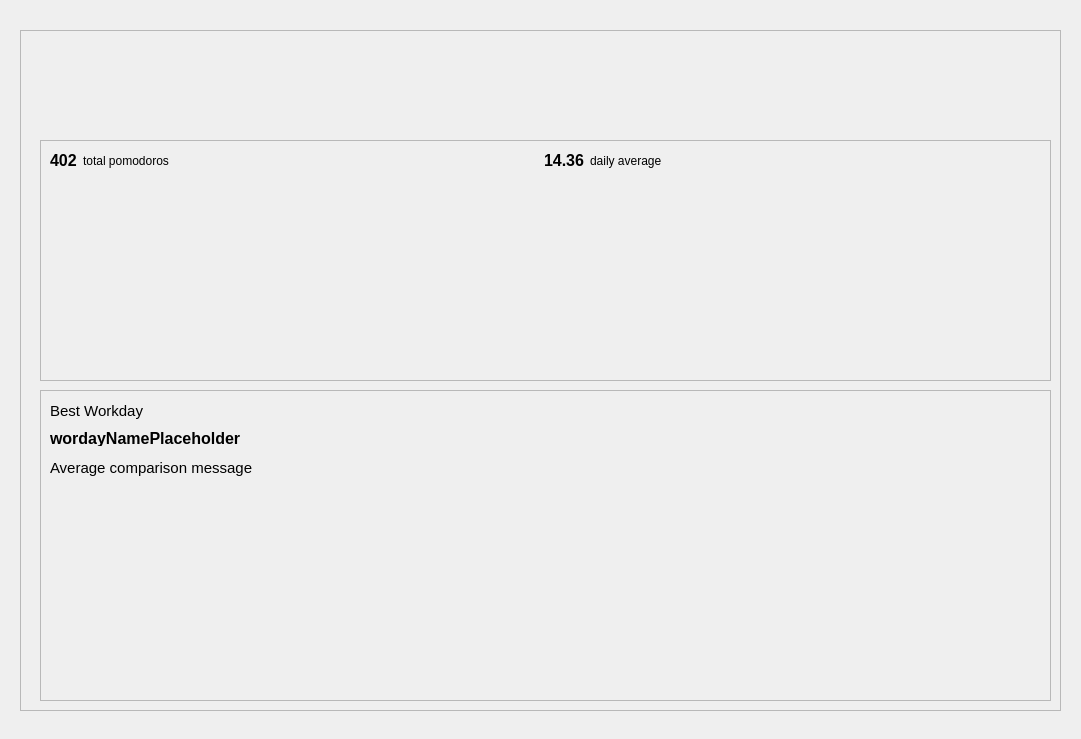
<?xml version="1.0" encoding="UTF-8"?>
<ui version="4.0">
 <class>StatisticsWidget</class>
 <widget class="QWidget" name="StatisticsWidget">
  <property name="geometry">
   <rect>
    <x>0</x>
    <y>0</y>
    <width>1081</width>
    <height>739</height>
   </rect>
  </property>
  <property name="windowTitle">
   <string>Form</string>
  </property>
  <widget class="QCustomPlot" name="workdayBarChart" native="true">
   <property name="geometry">
    <rect>
     <x>50</x>
     <y>500</y>
     <width>261</width>
     <height>191</height>
    </rect>
   </property>
  </widget>
  <widget class="PickPeriodWidget" name="widgetPickPeriod" native="true">
   <property name="geometry">
    <rect>
     <x>40</x>
     <y>40</y>
     <width>471</width>
     <height>81</height>
    </rect>
   </property>
  </widget>
  <widget class="QLabel" name="label">
   <property name="geometry">
    <rect>
     <x>50</x>
     <y>400</y>
     <width>111</width>
     <height>21</height>
    </rect>
   </property>
   <property name="font">
    <font>
     <pointsize>11</pointsize>
    </font>
   </property>
   <property name="text">
    <string>Best Workday</string>
   </property>
  </widget>
  <widget class="QLabel" name="labelBestWorkdayName">
   <property name="geometry">
    <rect>
     <x>50</x>
     <y>430</y>
     <width>231</width>
     <height>16</height>
    </rect>
   </property>
   <property name="font">
    <font>
     <pointsize>12</pointsize>
     <weight>75</weight>
     <bold>true</bold>
    </font>
   </property>
   <property name="text">
    <string>wordayNamePlaceholder</string>
   </property>
  </widget>
  <widget class="QLabel" name="labelBestWorkdayMsg">
   <property name="geometry">
    <rect>
     <x>50</x>
     <y>460</y>
     <width>291</width>
     <height>16</height>
    </rect>
   </property>
   <property name="font">
    <font>
     <pointsize>11</pointsize>
    </font>
   </property>
   <property name="text">
    <string>Average comparison message</string>
   </property>
  </widget>
  <widget class="QWidget" name="widget" native="true">
   <property name="geometry">
    <rect>
     <x>340</x>
     <y>500</y>
     <width>331</width>
     <height>191</height>
    </rect>
   </property>
  </widget>
  <widget class="QFrame" name="frame">
   <property name="geometry">
    <rect>
     <x>40</x>
     <y>140</y>
     <width>1011</width>
     <height>241</height>
    </rect>
   </property>
   <property name="frameShape">
    <enum>QFrame::StyledPanel</enum>
   </property>
   <property name="frameShadow">
    <enum>QFrame::Raised</enum>
   </property>
   <widget class="QCustomPlot" name="dailyTimelineGraph" native="true">
    <property name="geometry">
     <rect>
      <x>20</x>
      <y>50</y>
      <width>961</width>
      <height>181</height>
     </rect>
    </property>
   </widget>
   <widget class="QWidget" name="horizontalLayoutWidget">
    <property name="geometry">
     <rect>
      <x>10</x>
      <y>0</y>
      <width>981</width>
      <height>41</height>
     </rect>
    </property>
    <layout class="QHBoxLayout" name="horizontalLayout">
     <item alignment="Qt::AlignRight">
      <widget class="QLabel" name="labelTotalPomodoros">
       <property name="font">
        <font>
         <pointsize>12</pointsize>
         <weight>75</weight>
         <bold>true</bold>
        </font>
       </property>
       <property name="text">
        <string>402</string>
       </property>
      </widget>
     </item>
     <item>
      <widget class="QLabel" name="label_7">
       <property name="text">
        <string>total pomodoros</string>
       </property>
      </widget>
     </item>
     <item>
      <spacer name="horizontalSpacer_2">
       <property name="orientation">
        <enum>Qt::Horizontal</enum>
       </property>
       <property name="sizeHint" stdset="0">
        <size>
         <width>40</width>
         <height>20</height>
        </size>
       </property>
      </spacer>
     </item>
     <item alignment="Qt::AlignRight">
      <widget class="QLabel" name="labelDailyAverage">
       <property name="font">
        <font>
         <pointsize>12</pointsize>
         <weight>75</weight>
         <bold>true</bold>
        </font>
       </property>
       <property name="text">
        <string>14.36</string>
       </property>
      </widget>
     </item>
     <item>
      <widget class="QLabel" name="label_5">
       <property name="text">
        <string>daily average</string>
       </property>
      </widget>
     </item>
     <item>
      <spacer name="horizontalSpacer">
       <property name="orientation">
        <enum>Qt::Horizontal</enum>
       </property>
       <property name="sizeHint" stdset="0">
        <size>
         <width>40</width>
         <height>20</height>
        </size>
       </property>
      </spacer>
     </item>
    </layout>
   </widget>
  </widget>
  <widget class="QWidget" name="widget_2" native="true">
   <property name="geometry">
    <rect>
     <x>700</x>
     <y>501</y>
     <width>331</width>
     <height>191</height>
    </rect>
   </property>
  </widget>
  <widget class="QFrame" name="frame_2">
   <property name="geometry">
    <rect>
     <x>40</x>
     <y>390</y>
     <width>1011</width>
     <height>311</height>
    </rect>
   </property>
   <property name="frameShape">
    <enum>QFrame::StyledPanel</enum>
   </property>
   <property name="frameShadow">
    <enum>QFrame::Raised</enum>
   </property>
  </widget>
  <widget class="QFrame" name="frame_3">
   <property name="geometry">
    <rect>
     <x>20</x>
     <y>30</y>
     <width>1041</width>
     <height>681</height>
    </rect>
   </property>
   <property name="frameShape">
    <enum>QFrame::StyledPanel</enum>
   </property>
   <property name="frameShadow">
    <enum>QFrame::Raised</enum>
   </property>
  </widget>
  <zorder>frame_2</zorder>
  <zorder>frame_3</zorder>
  <zorder>workdayBarChart</zorder>
  <zorder>widgetPickPeriod</zorder>
  <zorder>label</zorder>
  <zorder>labelBestWorkdayName</zorder>
  <zorder>labelBestWorkdayMsg</zorder>
  <zorder>widget</zorder>
  <zorder>frame</zorder>
  <zorder>widget_2</zorder>
 </widget>
 <customwidgets>
  <customwidget>
   <class>PickPeriodWidget</class>
   <extends>QWidget</extends>
   <header>src/gui/pickperiodwidget.h</header>
   <container>1</container>
  </customwidget>
  <customwidget>
   <class>QCustomPlot</class>
   <extends>QWidget</extends>
   <header>external_libs/qcustomplot-source/qcustomplot.h</header>
   <container>1</container>
  </customwidget>
 </customwidgets>
 <resources/>
 <connections/>
</ui>
